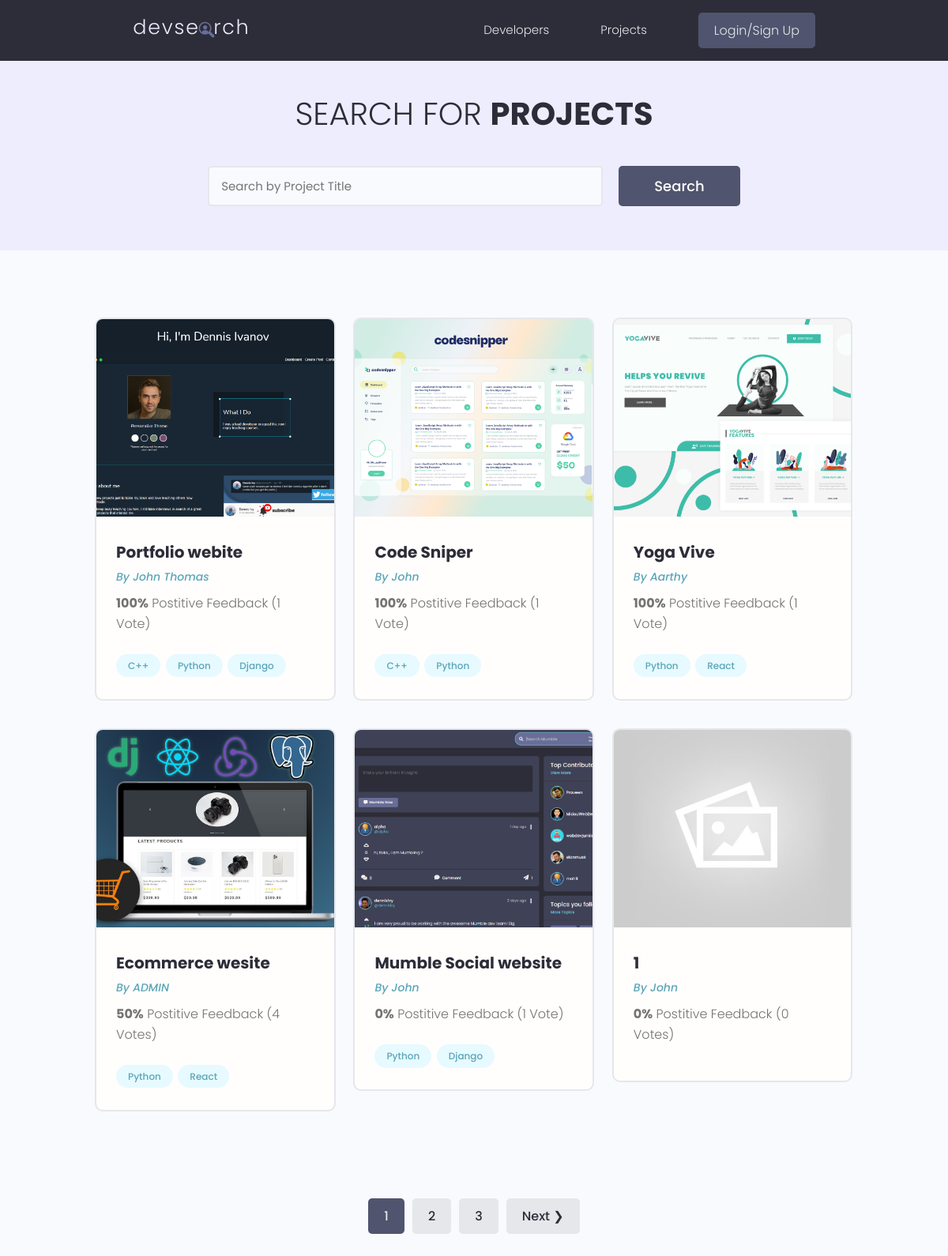
The app's page /projects with its own data.
### projects/models.py (models this page shows, shortened)
class Project(models.Model):
    owner = models.ForeignKey(Profile, null=True, blank=True, on_delete=models.SET_NULL)
    title = models.CharField(max_length=200)
    description = models.TextField(null=True,blank=True)
    featured_image = models.ImageField(null=True, blank=True, default="default.jpg")
    demo_link = models.CharField(max_length=2000, null=True, blank=True)
    source_link = models.CharField(max_length=2000, null=True, blank=True)
    tags = models.ManyToManyField('Tag', blank=True)
    vote_total = models.IntegerField(default=0, null=True, blank=True)
    vote_ratio = models.IntegerField(default=0, null=True, blank=True)
    created = models.DateTimeField(auto_now_add=True)
    id = models.UUIDField(default=uuid.uuid4, unique=True, primary_key=True, editable=False)
    class Meta:
        ordering = ['-vote_ratio', '-vote_total']

class Tag(models.Model):
    name = models.CharField(max_length=200)
    created = models.DateTimeField(auto_now_add=True)
    id = models.UUIDField(default=uuid.uuid4, unique=True, primary_key=True, editable=False)
    def __str__(self):
        return self.name

### users/models.py (models this page shows, shortened)
class Profile(models.Model):
    user = models.OneToOneField(User, on_delete=models.CASCADE, null=True, blank=True)
    name = models.CharField(max_length=200, blank=True, null=True)
    email = models.EmailField(max_length=500, blank=True, null=True)
    username = models.CharField(max_length=200, blank=True, null=True)
    location = models.CharField(max_length=200, blank=True, null=True)
    short_intro = models.CharField(max_length=200, blank=True, null=True)
    bio = models.TextField(blank=True, null=True)
    profile_image = models.ImageField(null=True, blank=True, upload_to="profiles/",default="profiles/user-default.png")
    social_github = models.CharField(max_length=200, blank=True, null=True)
    social_twitter = models.CharField(max_length=200, blank=True, null=True)
    social_linkedin = models.CharField(max_length=200, blank=True, null=True)
    social_website = models.CharField(max_length=200, blank=True, null=True)
    created = models.DateTimeField(auto_now_add=True)
    id = models.UUIDField(default=uuid.uuid4, unique=True, primary_key=True, editable=False)

### projects/views.py (the view)
# urls.py: path('projects', include('projects.urls')),
def projects(request):
    projects, search_query = searchProjects(request)
    custom_range, projects = paginateProjects(request, projects, 6)
    context = {'projects':projects, 'search_query': search_query, 'custom_range': custom_range}
    return render(request, 'projects/projects.html', context)

### projects/utils.py (called while the page is built)
def searchProjects(request):
    search_query = ""
    if request.GET.get('search_query'):
        search_query = request.GET.get('search_query')
    tags =  Tag.objects.filter(name__icontains=search_query)
    projects = Project.objects.distinct().filter((Q(title__icontains=search_query) |
                                                  Q(description__icontains=search_query) |
                                                  Q(owner__name__in=search_query)) |
                                                  Q(tags__in=tags)
                                                )
    return projects, search_query

def paginateProjects(request, projects, results):
    page = request.GET.get('page')
    paginator = Paginator(projects, results)
    try:
        projects = paginator.page(page)
    except PageNotAnInteger:
        page = 1
        projects = paginator.page(page)
    except EmptyPage:
        page = paginator.num_pages
        projects = paginator.page(page)
    leftIndex = (int(page)-4)
    if leftIndex<1:
        leftIndex = 1
    rightIndex = (int(page)+5)
    if rightIndex>paginator.num_pages:
        rightIndex = paginator.num_pages +2
    custom_range = range(leftIndex, rightIndex)
    return custom_range, projects

### projects/templates/projects/projects.html (shortened to what this page needs)
{% extends 'main.html' %}
{% block content %}
<main class="projects">
    <section class="hero-section text-center">
      <div class="container container--narrow">
        <div class="hero-section__box">
          <h2>Search for <span>Projects</span></h2>
        </div>
        <div class="hero-section__search">
          <form id="searchForm" class="form" action="{% url 'projects' %}" method="get">
            <div class="form__field">
              <input class="input input--text" id="formInput#search" type="text" name="search_query"
                placeholder="Search by Project Title" value="{{search_query}}"/>
            </div>
            <input class="btn btn--sub btn--lg" type="submit" value="Search" />
          </form>
        </div>
      </div>
    </section>
    <section class="projectsList">
      <div class="container">
        <div class="grid grid--three">
            {% for project in projects %}
          <div class="column">
            <div class="card project">
              <a href="{% url 'project' project.id %}" class="project">
                <img class="project__thumbnail" src="{{ project.featured_image.url }}" alt="project thumbnail" />
                <div class="card__body">
                  <h3 class="project__title">{{project.title}}</h3>
                  <p><a class="project__author" href="{% url 'user-profile' project.owner.id %}">By {{project.owner.name}}</a></p>
                  <p class="project--rating">
                    <span style="font-weight: bold;">{{project.vote_ratio}}%</span> Postitive
                    Feedback ({{project.vote_total}} Vote{{project.vote_total|pluralize:"s"}})
                  </p>
                  <div class="project__tags">
                    {% for tag in project.tags.all %}
                    <span class="tag tag--pill tag--main">
                      <small>{{tag}}</small>
                    </span>
                    {% endfor %}
                  </div>
                </div>
              </a>
            </div>
          </div>
          {% endfor %}
        </div>
      </div>
    </section>
    {% include 'pagination.html' with querySet=projects custom_range=custom_range %}
  </main>
{% endblock content %}

### templates/main.html (shortened to what this page needs)
<!DOCTYPE html>
{% load static %}
<html lang="en">
<head>
  <link rel="stylesheet" href="https://cdn.iconmonstr.com/1.3.0/css/iconmonstr-iconic-font.min.css" />
  <link rel="stylesheet" href="{% static 'uikit/styles/uikit.css' %}"/>
  <link rel="stylesheet" href="{% static 'styles/app.css' %}" />
</head>
<body>
    {% include 'navbar.html' %}
    {% block content %}
    {% endblock content %}
</body>
</html>

### templates/navbar.html (shortened to what this page needs)
{% load static %}
<header class="header">
    <div class="container container--narrow">
      <a href="{% url 'profiles' %}" class="header__logo">
        <img src="{% static 'images/logo.svg' %}" alt="DevSearch Logo" />
      </a>
      <nav class="header__nav">
        <ul class="header__menu">
          <li class="header__menuItem"><a href="{% url 'profiles' %}">Developers</a></li>
          <li class="header__menuItem"><a href="{% url 'projects' %}">Projects</a></li>
          {% if request.user.is_authenticated %}
          <li class="header__menuItem"><a href="{% url 'inbox' %}">Inbox</a></li>
          <li class="header__menuItem"><a href="{% url 'account' %}">Account</a></li>
          <li class="header__menuItem"><a href="{% url 'logout' %}" class="btn btn--sub">Logout</a></li>
          {% else %}
          <li class="header__menuItem"><a href="{% url 'login' %}" class="btn btn--sub">Login/Sign Up</a></li>
          {% endif %}
        </ul>
      </nav>
    </div>
  </header>

### templates/pagination.html (shortened to what this page needs)
{% if querySet.has_other_pages %}
    <div class="pagination">
      <ul class="container">
        {% for page in custom_range %}
          {% if page == querySet.number %}
            <li><a href="?page={{page}}" class="btn page-link btn--sub" data-page="{{page}}">{{page}}</a></li>
          {% else %}
            <li><a href="?page={{page}}" class="btn page-link" data-page="{{page}}">{{page}}</a></li>
          {% endif %}
        {% endfor %}
        {% if querySet.has_next %}
          <li><a href="?page={{querySet.next_page_number}}" class="btn page-link" data-page="{{querySet.next_page_number}}"> Next &#10095;</a></li>
        {% endif %}
      </ul>
    </div>
    {% endif %}

### static/styles/app.css (style rules this page uses)
:root { --color-sub: #2d2d39; }
.btn--sub { background-color: var(--color-sub-light); }
.card { border: 2px solid var(--color-light); }
img { width: 100%; }
.header { position: sticky; z-index: 111; background-color: var(--color-sub); padding: 1.5rem 0; }
.header > .container { display: flex; justify-content: space-between; align-items: center; }
.header__logo > img { height: 3.8rem; }
.header__nav > ul { display: inline-flex; align-items: center; list-style: none; gap: 6.5rem; }
.header__menuItem > a { color: var(--color-light); font-weight: 300; }
.hero-section { height: 40vh; display: flex; align-items: center; background-color: var(--color-sub); }
.hero-section__box { margin-bottom: 4rem; }
.hero-section__box > h2, .hero-section__box > h2 > span { font-size: 4rem; color: var(--color-light); line-height: 1.3; text-transform: uppercase; }
.hero-section__box > h2 { font-weight: 300; }
.hero-section__box > h2 > span { font-weight: 700; }
.hero-section__search > .form { display: flex; align-items: center; justify-content: center; gap: 2rem; }
.hero-section__search > .form input.input--text { width: 50rem; }
.pagination { margin-top: 8rem; margin-bottom: 10rem; }
.pagination > ul { flex-wrap: wrap; list-style: none; display: flex; align-items: center; justify-content: center; gap: 1rem; }
.pagination .btn { color: var(--color-sub); }
.pagination .btn.btn--sub { color: var(--color-light); }
.project__author { font-size: 1.4rem; font-style: italic; }
.project--rating { margin-bottom: 1.6em; margin-top: .5em; }
.projects > .hero-section { background: var(--color-sub-lighter); height: 30vh; }
.projects .hero-section__box { margin-bottom: 2.5rem; }
.projects .hero-section__box > h2 { color: var(--color-sub); }
.projects .hero-section__box > h2 > span { font-weight: 700; color: var(--color-sub); }
.projectsList { margin-top: 8rem; }
.project__thumbnail { height: 25rem; object-fit: cover; object-position: top center; }
.project__title { font-size: 2rem; font-weight: 700; color: var(--color-sub); }

### static/uikit/styles/modules/_variables.css (style rules this page uses)
:root { --color-main: #5aa5b9; --color-main-light: #e6faff; --color-sub: #3f4156; --color-sub-light: #51546e; --color-sub-lighter: #ededfd; --color-text: #737373; --color-gray: #8b8b8b; --color-light: #e5e7eb; --color-light-gray: #767676; --color-bg: #f8fafd; --color-white: #fffefd; --color-white-light: #f3f3f3; --color-success: #359e64; --color-success-bg: #def8e8; --color-error: #fc4b0b; --color-error-bg: #fff2ee; --font-base: 'Poppins', arial, helvetica, 'Segoe UI', roboto, ubuntu, sans-serif; --font-monospace: 'Fira Code', 'Courier New', courier, monospace; --font-regular: 300; --font-medium: 500; --font-bold: 700; --generic-shadow: 1px 1px 5px #00000010; --generic-transition: all 0.3s ease-in-out; }

### static/uikit/styles/modules/_base.css (style rules this page uses)
* { margin: 0; padding: 0; box-sizing: border-box; text-rendering: optimizeLegibility; color: inherit; font-size: inherit; }
html { font-size: 50%; }
@media only screen and (min-width: 480px) { html { font-size: 56.25%; } }
@media only screen and (min-width: 1200px) { html { font-size: 62.5%; } }
body { line-height: 1.6; font-weight: 400; font-size: 1.5rem; color: var(--color-text); background-color: var(--color-bg); min-height: 100vh; }

### static/uikit/styles/modules/_typography.css (style rules this page uses)
* { font-family: var(--font-base); }
h2 { font-size: 3.6rem; font-weight: var(--font-bold); }
h3 { font-size: 3.2rem; font-weight: var(--font-medium); }
p, span, strong { font-size: 1.6rem; color: var(--color-text); font-weight: var(--font-regular); }
a { padding-bottom: 2px; text-decoration: none; display: inline-block; color: var(--color-main); font-weight: var(--font-medium); }

### static/uikit/styles/modules/_utilities.css (style rules this page uses)
.container { width: 92%; max-width: 165rem; margin: 0 auto; box-sizing: border-box; }
.container--narrow { width: 92%; max-width: 120rem; }
@media screen and (min-width: 1000px) { .container { width: 90%; } }
@media screen and (min-width: 1000px) { .container--narrow { width: 85%; } }
@media screen and (min-width: 1200px) { .container { width: 80%; } }
@media screen and (min-width: 1200px) { .container--narrow { width: 72%; } }
.text-center { text-align: center; }

### static/uikit/styles/modules/_card.css (style rules this page uses)
.card { border-radius: 1rem; background-color: var(--color-white); border: 1.5px solid var(--color-light); width: auto; height: auto; margin-top: 0.5rem; margin-bottom: 0.5rem; overflow: hidden; }
.card__body, .card__header { padding: 2rem 2.5rem; }

### records on screen
Project: featured_image (picture), title "Portfolio webite", owner.name "John Thomas", vote_ratio "100", vote_total "1"
Tag: name "C++"
Tag: name "Python"
Tag: name "Django"
Project: featured_image (picture), title "Code Sniper", owner.name "John", vote_ratio "100", vote_total "1"
Project: featured_image (picture), title "Yoga Vive", owner.name "Aarthy", vote_ratio "100", vote_total "1"
Tag: name "React"
Project: featured_image (picture), title "Ecommerce wesite", owner.name "ADMIN", vote_ratio "50", vote_total "4"
Project: featured_image (picture), title "Mumble Social website", owner.name "John", vote_ratio "0", vote_total "1"
Project: featured_image (placeholder picture), title "1", owner.name "John", vote_ratio "0", vote_total "0"

### other values on screen
{{ page }} "1"
{{ page }} "2" "3"
